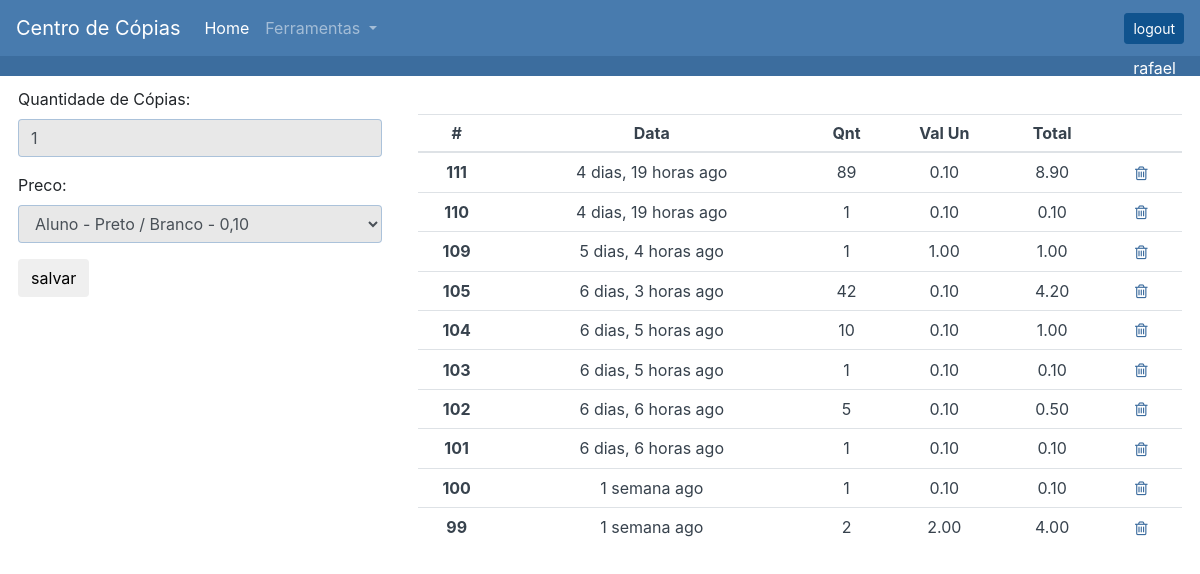
Screenshot of / (signed in) with the database file from the repository.
### core/models.py (models this page shows, shortened)
class Caixa(models.Model):
    data_hora = models.DateTimeField('Criado em',auto_now_add=True)
    criado_em = models.DateField('data',auto_now_add=True)
    quantidade = models.PositiveIntegerField('Quantidade de Cópias',default=1)
    autor = models.ForeignKey(User, on_delete=models.CASCADE)
    preco = models.ForeignKey(Preco, on_delete=models.CASCADE, default='Aluno - Preto / Branco - 0,10')
    valor_total = models.DecimalField('Valor Total',max_digits=8, decimal_places=2)

class Preco(models.Model):
    criado_em = models.DateTimeField('Criado em',auto_now_add=True)
    data = models.DateField('data',auto_now_add=True)
    editao_em = models.DateTimeField('Editado em',auto_now=True)
    titulo = models.CharField('Descrição',max_length=100)
    colorido = models.BooleanField('Colorido',default=False)
    papel = models.CharField('Papel',default='A4',choices=PAPEL, max_length=10)
    autor = models.ForeignKey(User, on_delete=models.CASCADE)
    valor_copia = models.DecimalField('Valor por cópia',max_digits=8, decimal_places=2)
    def __str__(self):
        return self.titulo

### core/views.py (the view)
# urls.py: 2. Add a URL to urlpatterns:  path('', views.home, name='home')
@login_required(login_url="/entrar/")
def home(request):
    lista =  Caixa.objects.all().order_by('-pk')[:10]
    form = CaixaForm(request.POST or None)
    if request.method == "POST":
        if form.is_valid():
            post = form.save(commit=False)
            post.valor_total = post.quantidade * post.preco.valor_copia
            post.autor = request.user
            post.save()
            return redirect('home')
    else:
        return render(request, 'core/home.html',  {'form': form, 'lista':lista})

### core/forms.py
class CaixaForm(forms.ModelForm):
    class Meta:
        model = Caixa
        fields = ('quantidade', 'preco')
        widgets = {
            'quantidade': TextInput(attrs={'type':'number', 'class': 'form-control', 'name':'quantidade', 'min':'1'}),
            'preco': Select(attrs={'type':'text', 'class': 'form-control', 'name':'preco'}),
        }

### core/templates/core/home.html
{% extends 'core/base.html' %}
{% load humanize %}
{% block content %}
<div class="row">
  <div class="col-md-4">
  <form method="POST">{% csrf_token %}
    {{ form.as_p }}
    <button class="btn btn-default">salvar</button>
  </form>
    </div>
  <div class="col-md-8">
    <br>
    <table class="table">
    <thead>
      <tr>
        <th scope="col">#</th>
        <th scope="col">Data</th>
        <th scope="col">Qnt</th>
        <th scope="col">Val Un</th>
        <th scope="col">Total</th>
        <th scope="col"></th>
      </tr>
    </thead>
    <tbody>
    {% for l in lista %}
      <tr>
        <th scope="row">{{ l.pk }}</th>
        <td>{{ l.data_hora | naturaltime }}</td>
        <td>{{ l.quantidade }}</td>
        <td>{{ l.preco.valor_copia }}</td>
        <td>{{ l.valor_total }}</td>
        <td>
          <a href="{% url 'remover_caixa' l.pk %}"  type="button" class="btn btn-sm btn-default 	fa fa-trash-o"></a>
    {% endfor %}
    </tbody>
  </table>
  </div>
</div>
{% endblock %}

### core/templates/core/base.html (shortened to what this page needs)
{% load staticfiles %}
<!doctype html>
<html lang="en">
  <head>
    <link rel="stylesheet" href="https://stackpath.bootstrapcdn.com/bootstrap/4.1.3/css/bootstrap.min.css">
    <link rel="stylesheet" href="https://cdnjs.cloudflare.com/ajax/libs/font-awesome/4.7.0/css/font-awesome.min.css">
  </head>
  <body>
    <nav class="navbar navbar-expand-lg navbar-dark bg-dark">
  <a class="navbar-brand" href="#">Centro de Cópias</a>
  <div class="collapse navbar-collapse" id="navbarSupportedContent">
    <ul class="navbar-nav mr-auto">
      <li class="nav-item active">
        <a class="nav-link" href="{% url 'home' %}">Home <span class="sr-only">(current)</span></a>
      </li>
      <li class="nav-item dropdown">
        <a class="nav-link dropdown-toggle" href="#" id="navbarDropdown" role="button" data-toggle="dropdown" aria-haspopup="true" aria-expanded="false">
          Ferramentas
        </a>
      </li>
    </ul>
    <form class="form-inline my-2 my-lg-0">
      <a href="{% url 'logout_admin' %}" class="btn btn-secondary btn-sm" type="submit">logout</a>
    </form>
  </div>
</nav>
<div class="barra">
 {{ user.username }}
</div>
<div class="container-fluid">
    {% block content %}
    {% endblock %}
</div>
  </body>
</html>

### core/templates/core/base.html (style rules this page uses)
.bg-dark { background-color: #487bae!important; }
.col-md-4 { padding-right: 1.5%; padding-left: 1.5%; padding-top: 0.9%; }
.col-md-8 { padding-right: 1.5%; padding-left: 1.5%; padding-top: 1.2%; }
.table td, .table th { padding: .37rem; vertical-align: middle; color: #37424d; text-align: center; }
.btn-secondary { color: #fff; background-color: #10538e; border-color: #10538e; }
.barra { background-color: #3c6d9e!important; height: 20px; color: #ffffff; text-align: right; vertical-align: middle; padding-right: 2%; }
.form-control { color: #495057; background-color: #a0a0a03d; border: 1px solid #487bae75; }
a { color: #3c6c9e; }

### rows the page displays
Caixa: pk "111", data_hora "4 dias, 19 horas ago", quantidade "89", preco.valor_copia "0.10", valor_total "8.90"
Caixa: pk "110", data_hora "4 dias, 19 horas ago", quantidade "1", preco.valor_copia "0.10", valor_total "0.10"
Caixa: pk "109", data_hora "5 dias, 4 horas ago", quantidade "1", preco.valor_copia "1.00", valor_total "1.00"
Caixa: pk "105", data_hora "6 dias, 3 horas ago", quantidade "42", preco.valor_copia "0.10", valor_total "4.20"
Caixa: pk "104", data_hora "6 dias, 5 horas ago", quantidade "10", preco.valor_copia "0.10", valor_total "1.00"
Caixa: pk "103", data_hora "6 dias, 5 horas ago", quantidade "1", preco.valor_copia "0.10", valor_total "0.10"
Caixa: pk "102", data_hora "6 dias, 6 horas ago", quantidade "5", preco.valor_copia "0.10", valor_total "0.50"
Caixa: pk "101", data_hora "6 dias, 6 horas ago", quantidade "1", preco.valor_copia "0.10", valor_total "0.10"
Caixa: pk "100", data_hora "1 semana ago", quantidade "1", preco.valor_copia "0.10", valor_total "0.10"
Caixa: pk "99", data_hora "1 semana ago", quantidade "2", preco.valor_copia "2.00", valor_total "4.00"

### other values shown
{{ user.username }} "rafael"
